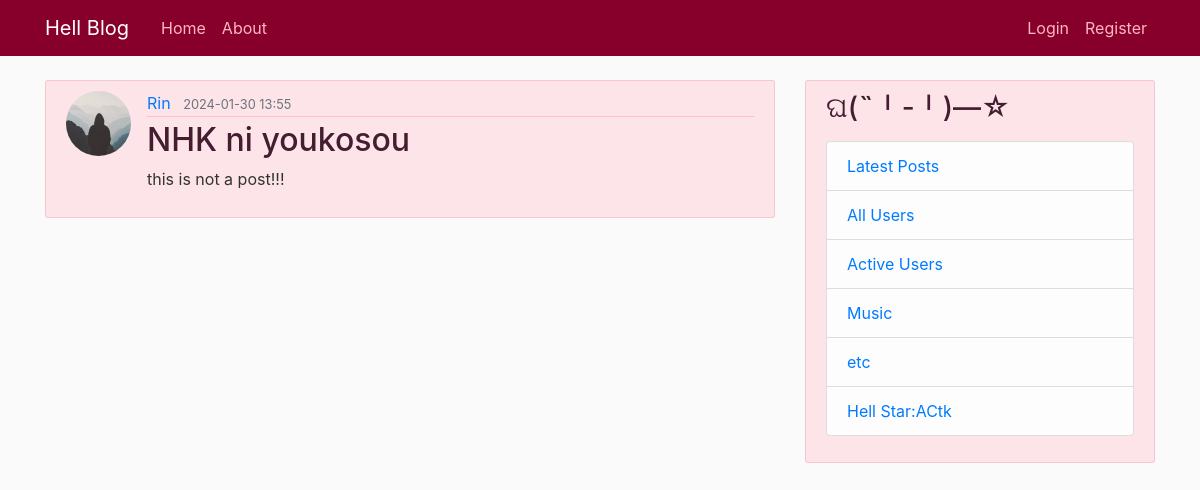
Screenshot of /post/3 with the database file from the repository.
### flaskblog/models.py (models this page shows, shortened)
class User(db.Model, UserMixin):
    id = db.Column(db.Integer, primary_key=True)
    username = db.Column(db.String(20), unique=True, nullable=False)
    firstname = db.Column(db.String(20), nullable=False)
    middlename = db.Column(db.String(20))
    lastname = db.Column(db.String(20), nullable=False)
    birthdate = db.Column(db.DateTime, nullable=False)
    email = db.Column(db.String(120), unique=True, nullable=False)
    image_file = db.Column(db.String(20), nullable=False, default='default.jpg')
    password = db.Column(db.String(60), nullable=False)
    salt = db.Column(db.String(60), nullable=False)
    active = db.Column(db.Boolean, nullable=False, default=False)
    posts = db.relationship('Post', backref='author', lazy=True)
    online = db.relationship('ActiveUsers', backref='online', lazy=True)
    dislikes = db.relationship('Dislikes', backref='user', passive_deletes=True)

class Post(db.Model):
    id = db.Column(db.Integer, primary_key=True)
    title = db.Column(db.String(100), nullable=False)
    content = db.Column(db.Text, nullable=False)
    date_posted = db.Column(db.DateTime, nullable=False, default=datetime.utcnow)
    user_id = db.Column(db.Integer, db.ForeignKey('user.id'), nullable=False)
    dislikes = db.relationship('Dislikes', backref='post', passive_deletes=True)

### flaskblog/posts/routes.py (the view)
@posts.route("/post/<int:post_id>", methods=['GET', 'POST'])
def post(post_id):
    post = Post.query.get_or_404(post_id)
    return render_template('post.html', title=post.title, post=post)

### flaskblog/templates/post.html (shortened to what this page needs)
{% extends "layout.html" %}
{% block content %}
<article class="media content-section">
  <img class="rounded-circle article-img" src="{{ url_for('static', filename='profile_pics/' + post.author.image_file) }}">
  <div class="media-body">
    <div class="article-metadata">
      <a class="mr-2" href="{{ url_for('users.user_posts', username=post.author.username) }}">{{ post.author.username }}</a>
      <small class="text-muted">{{ post.date_posted.strftime('%Y-%m-%d %H:%M') }}</small>
    </div>
    <h2><a class="article-title">{{ post.title }}</a></h2>
    <p class="article-content">{{ post.content }}</p>
  </div>
</article>
{% endblock content %}

### flaskblog/static/main.css (style rules this page uses)
body { background: #fafafa; color: #333333; margin-top: 5rem; }
h1, h2, h3, h4, h5, h6 { color: #441d30; }
.content-section { background: rgba(255, 192, 203, 0.39); padding: 10px 20px; border: 1px solid rgba(211, 14, 57, 0.13); border-radius: 3px; margin-bottom: 20px; }
.article-title { color: #86002b; }
.article-content { white-space: pre-line; }
.article-img { height: 65px; width: 65px; margin-right: 16px; }
.article-metadata { padding-bottom: 1px; margin-bottom: 4px; border-bottom: 1px solid #ffc0cb; }

### rows the page displays
User: image_file (placeholder picture), author.username "Rin"
Post: date_posted "2024-01-30 13:55", title "NHK ni youkosou", content "this is not a post!!!"
